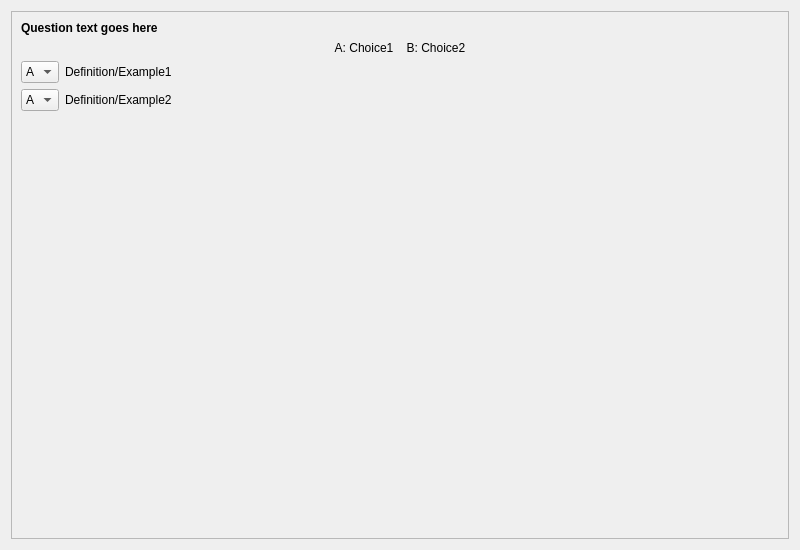
<?xml version="1.0" encoding="UTF-8"?>
<ui version="4.0">
 <class>tmc::UI::QVerityMatchingQuestion</class>
 <widget class="QWizardPage" name="tmc::UI::QVerityMatchingQuestion">
  <property name="geometry">
   <rect>
    <x>0</x>
    <y>0</y>
    <width>800</width>
    <height>550</height>
   </rect>
  </property>
  <property name="windowTitle">
   <string>WizardPage</string>
  </property>
  <layout class="QGridLayout" name="gridLayout">
   <item row="0" column="0" colspan="2">
    <widget class="QScrollArea" name="scrollArea">
     <property name="widgetResizable">
      <bool>true</bool>
     </property>
     <widget class="QWidget" name="scrollAreaWidgetContents">
      <property name="geometry">
       <rect>
        <x>0</x>
        <y>0</y>
        <width>780</width>
        <height>530</height>
       </rect>
      </property>
      <layout class="QFormLayout" name="formLayout">
       <item row="0" column="0" colspan="2">
        <widget class="QLabel" name="label">
         <property name="font">
          <font>
           <bold>true</bold>
          </font>
         </property>
         <property name="text">
          <string>Question text goes here</string>
         </property>
        </widget>
       </item>
       <item row="1" column="0" colspan="2">
        <widget class="QLabel" name="label_2">
         <property name="text">
          <string>A: Choice1    B: Choice2</string>
         </property>
         <property name="alignment">
          <set>Qt::AlignmentFlag::AlignCenter</set>
         </property>
        </widget>
       </item>
       <item row="2" column="0">
        <widget class="QComboBox" name="comboBox">
         <item>
          <property name="text">
           <string>A</string>
          </property>
         </item>
         <item>
          <property name="text">
           <string>B</string>
          </property>
         </item>
        </widget>
       </item>
       <item row="2" column="1">
        <widget class="QLabel" name="label_3">
         <property name="text">
          <string>Definition/Example1</string>
         </property>
        </widget>
       </item>
       <item row="3" column="0">
        <widget class="QComboBox" name="comboBox_2">
         <item>
          <property name="text">
           <string>A</string>
          </property>
         </item>
         <item>
          <property name="text">
           <string>B</string>
          </property>
         </item>
        </widget>
       </item>
       <item row="3" column="1">
        <widget class="QLabel" name="label_4">
         <property name="text">
          <string>Definition/Example2</string>
         </property>
        </widget>
       </item>
      </layout>
     </widget>
    </widget>
   </item>
  </layout>
 </widget>
 <resources/>
 <connections/>
</ui>
